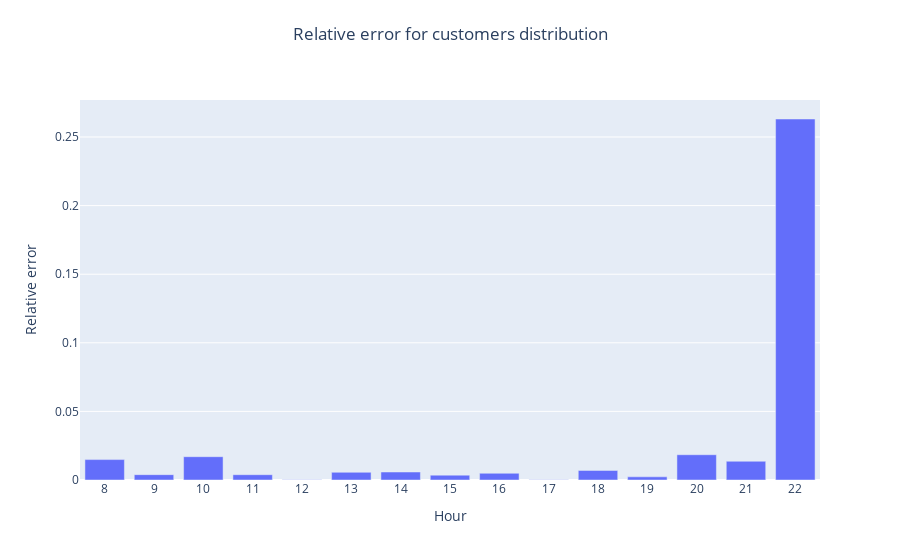

The cell this chart's notebook holds for it:
### Code cell
def plot_distribution_error(df_full):

    fig = go.Figure()
    fig.add_trace(go.Bar(x=df_full["hour"], y=df_full["error"]))
    fig.update_layout(
        xaxis = dict(
            tickmode = 'linear',
            tick0 = 0,
            dtick = 1
        ),
        yaxis = dict(
            tickmode = 'linear',
            tick0 = 0,
            dtick = 0.05
        ),
        title={
            'text': 'Relative error for customers distribution',
            'y':0.95,
            'x':0.5,
            'xanchor': 'center',
            'yanchor': 'top'},
        xaxis_title="Hour",
        yaxis_title="Relative error",
        legend_title="Store",
    )
    return fig

fig = plot_distribution_error(df_full)
fig.write_image(join(OUTPUT_DIR, 'real_vs_synthetic_distribution_error.png'), scale=SCALE)
fig.show()

### Figure 1 — Plotly figure (JSON) as saved in the notebook; plotly's stock layout.template omitted (floating-point values rounded to 4 significant figures)
{"data": [{"type": "bar", "x": [8, 9, 10, 11, 12, 13, 14, 15, 16, 17, 18, 19, 20, 21, 22], "y": [0.01487, 0.003882, 0.01698, 0.003872, 0.0001335, 0.005615, 0.005833, 0.003552, 0.004907, 0.00023, 0.006989, 0.002303, 0.01843, 0.01366, 0.2631]}], "layout": {"legend": {"title": {"text": "Store"}}, "title": {"text": "Relative error for customers distribution", "x": 0.5, "xanchor": "center", "y": 0.95, "yanchor": "top"}, "xaxis": {"dtick": 1, "tick0": 0, "tickmode": "linear", "title": {"text": "Hour"}}, "yaxis": {"dtick": 0.05, "tick0": 0, "tickmode": "linear", "title": {"text": "Relative error"}}}}
